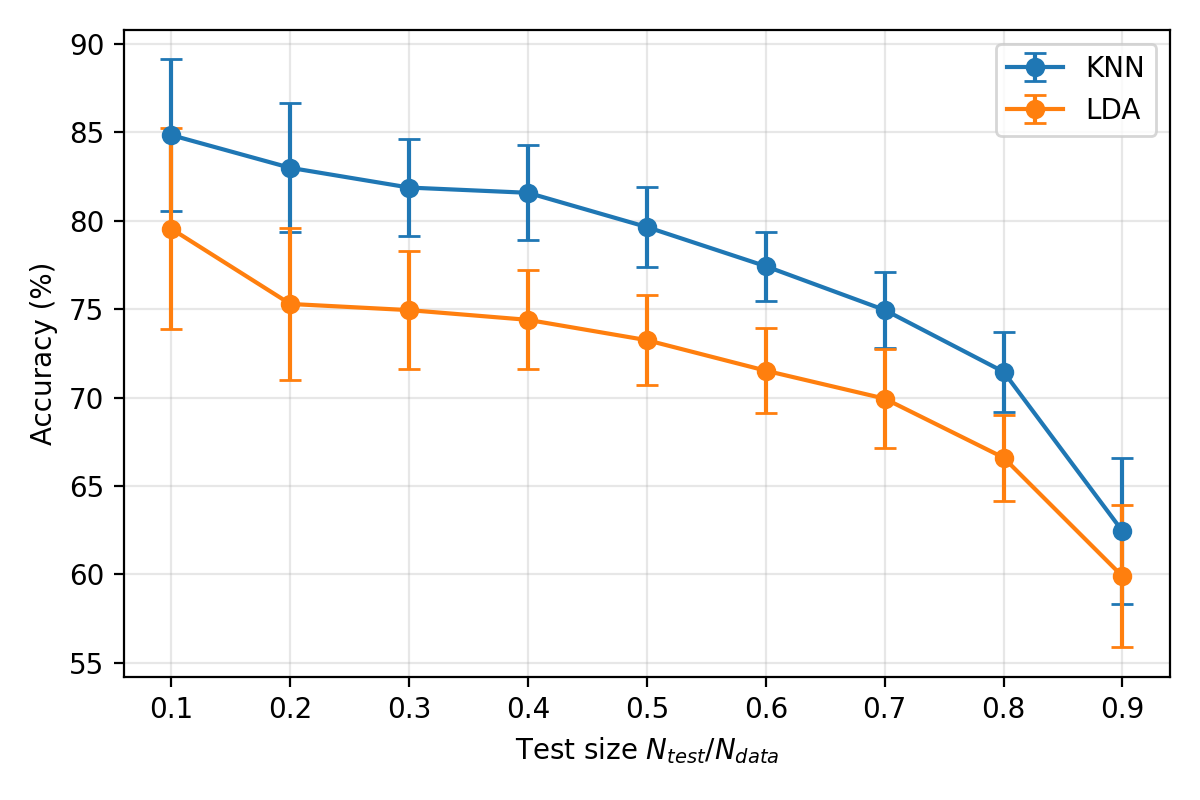

Reproduce this figure in Python.
"""
Train/test split experiment: KNN vs LDA accuracy (mean ± std over repeated splits).

Usage:
  1. Save your features and labels as X.npy (n_samples, n_features) and y.npy (n_samples,)
     -> or call run_experiment(X, y) directly from your notebook.
  2. Optional: groups.npy (recording ID per sample) to avoid leakage between
     windows of the same recording.
  3. python split_experiment.py
  -> prints the LaTeX table rows and saves split_experiment.png
"""
import os
import numpy as np
import matplotlib.pyplot as plt
from sklearn.base import clone
from sklearn.model_selection import StratifiedShuffleSplit, GroupShuffleSplit
from sklearn.neighbors import KNeighborsClassifier
from sklearn.discriminant_analysis import LinearDiscriminantAnalysis

TEST_SIZES = [0.1, 0.2, 0.3, 0.4, 0.5,0.6,0.7,0.8,0.9]
N_REPEATS = 50
MODELS = {
    "KNN": KNeighborsClassifier(n_neighbors=5),                        # put your k here
    "LDA": LinearDiscriminantAnalysis(solver="lsqr", shrinkage="auto"),
}


def run_experiment(X, y, groups=None, test_sizes=TEST_SIZES, n_repeats=N_REPEATS, seed=0):
    results = {name: {"mean": [], "std": []} for name in MODELS}
    for ts in test_sizes:
        if groups is None:
            splitter = StratifiedShuffleSplit(n_splits=n_repeats, test_size=ts, random_state=seed)
            splits = splitter.split(X, y)
        else:
            splitter = GroupShuffleSplit(n_splits=n_repeats, test_size=ts, random_state=seed)
            splits = splitter.split(X, y, groups)

        scores = {name: [] for name in MODELS}
        for tr, te in splits:
            for name, model in MODELS.items():
                m = clone(model).fit(X[tr], y[tr])
                scores[name].append(100 * m.score(X[te], y[te]))

        for name in MODELS:
            results[name]["mean"].append(np.mean(scores[name]))
            results[name]["std"].append(np.std(scores[name]))
        print(f"test size {ts:.1f} done")
    return results


def print_latex(results, test_sizes=TEST_SIZES):
    print("\n% ---- paste into your tabular ----")
    print(r"\textbf{Test size ($N_{test}/N_{data}$)} & \textbf{KNN accuracy (\%)} & \textbf{LDA accuracy (\%)} \\")
    print(r"\hline")
    for i, ts in enumerate(test_sizes):
        cells = [f"${results[n]['mean'][i]:.1f} \\pm {results[n]['std'][i]:.1f}$" for n in MODELS]
        print(f"{ts:.1f} & " + " & ".join(cells) + r" \\")
        print(r"\hline")


def plot(results, test_sizes=TEST_SIZES, path="split_experiment.png"):
    plt.figure(figsize=(6, 4))
    for name in MODELS:
        plt.errorbar(test_sizes, results[name]["mean"], yerr=results[name]["std"],
                     marker="o", capsize=4, label=name)
    plt.xlabel(r"Test size $N_{test}/N_{data}$")
    plt.ylabel("Accuracy (%)")
    plt.grid(alpha=0.3)
    plt.legend()
    plt.tight_layout()
    plt.savefig(path, dpi=200)
    print(f"plot saved to {path}")


if __name__ == "__main__":
    if os.path.exists("X.npy") and os.path.exists("y.npy"):
        X, y = np.load("X.npy"), np.load("y.npy")
        groups = np.load("groups.npy") if os.path.exists("groups.npy") else None
    else:
        # Demo only: lets you test the script. Do NOT report these numbers.
        print("X.npy / y.npy not found -> running on sklearn's digits demo dataset")
        from sklearn.datasets import make_classification
        X, y = make_classification(n_samples=400, n_features=20, n_informative=10,
                           n_redundant=0, n_classes=5, n_clusters_per_class=1,
                           class_sep=1.0, random_state=0)
        groups = None

    res = run_experiment(X, y, groups)
    print_latex(res)
    plot(res)
